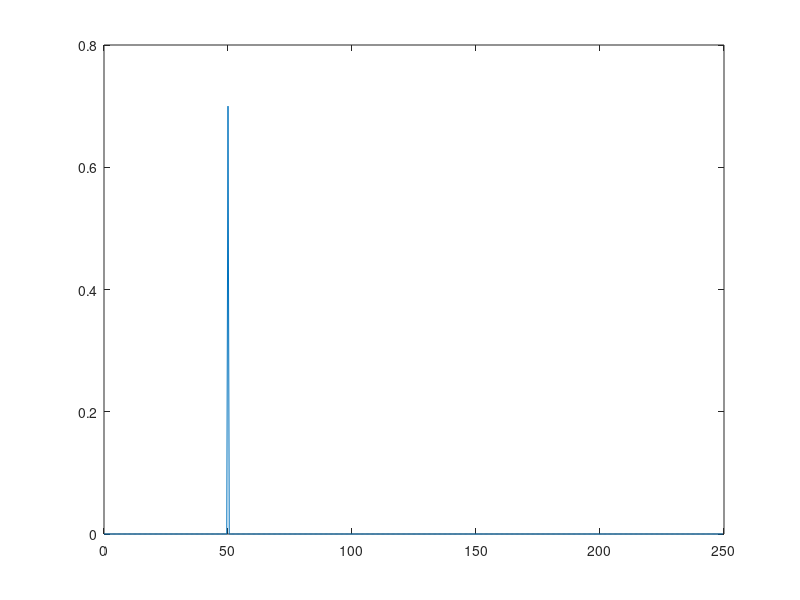

Source code (MATLAB):
close all; clear; clc;
sample_frequency=500;
duration = 2;

numberofsamples = sample_frequency*duration;
timevector = 0:1/sample_frequency:duration-1/sample_frequency;

cos = 0.7*cos(2*pi*50*timevector);
S = fft(cos)
S_oneside = S(1:numberofsamples/2);
f = sample_frequency*(0:numberofsamples/2-1)/numberofsamples;
S_meg = abs(S_oneside) / (numberofsamples/2);
figure
plot(f, S_meg)
